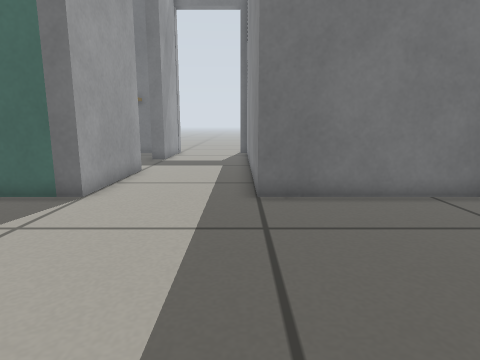
[1] (above)

16 first-person views from a walk through a world built for the Gazebo simulator. The camera is 0.41 m above the floor, tilts 10° down and sees 75° across. The floor is counted in squares, 0.2 m on a side. Each view is taken from the middle of a square. On the plan, view 1 faces up. The plan holds only what a view shows up to about 17 squares ahead; the rest is blank. Robots are left out. Simple patterns stand in for the simulator's built-in surfaces.

[2]
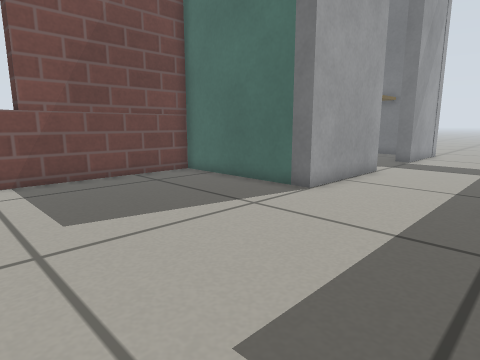

[3]
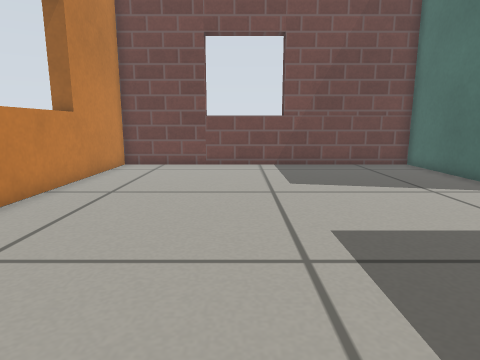

[4]
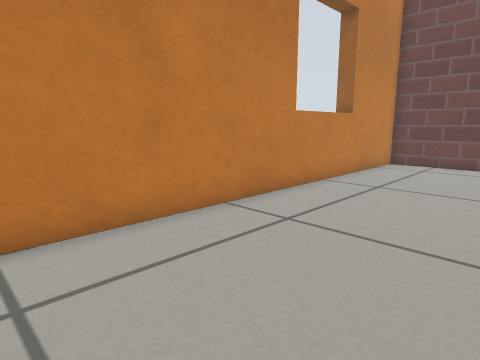

[5]
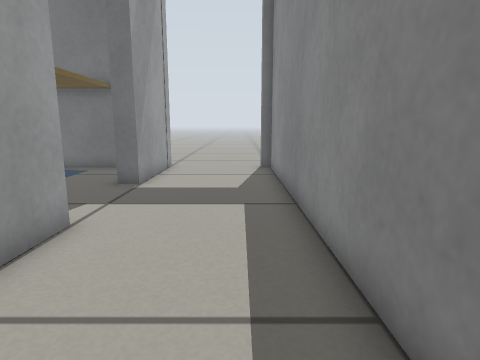

[6]
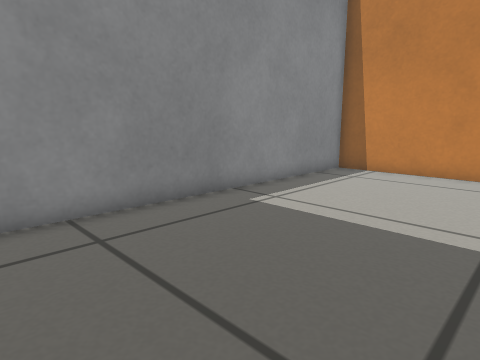

[7]
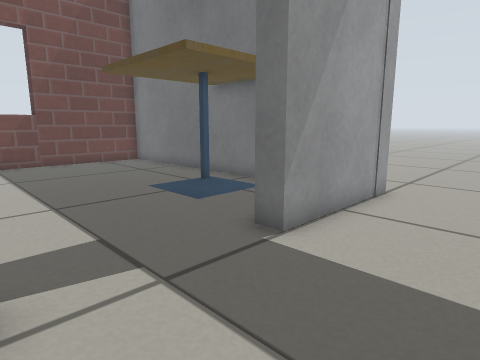

[8]
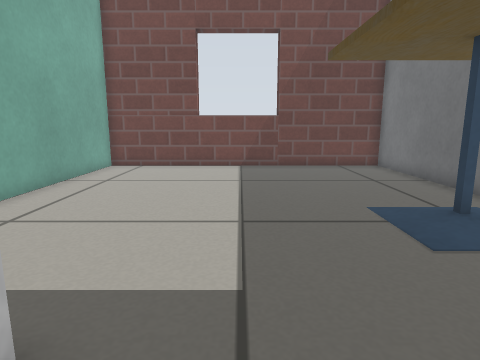

[9]
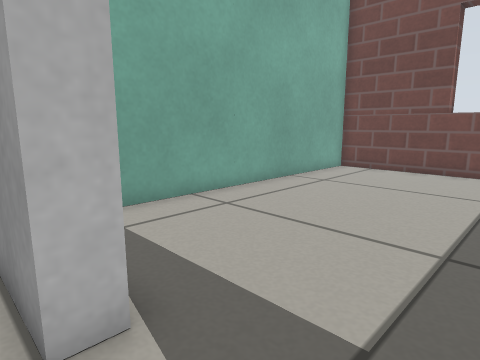

[10]
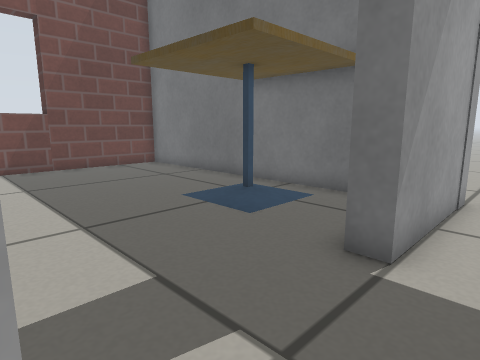

[11]
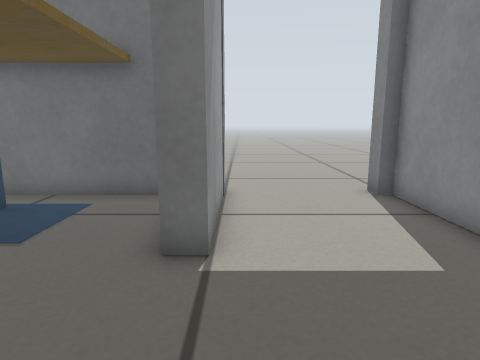

[12]
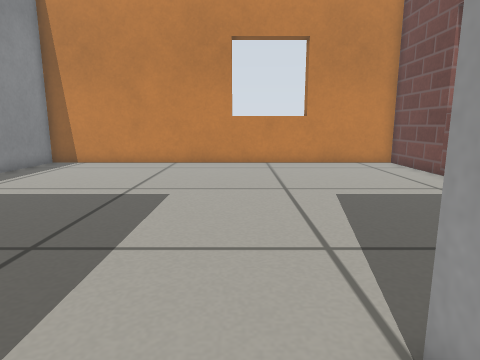

[13]
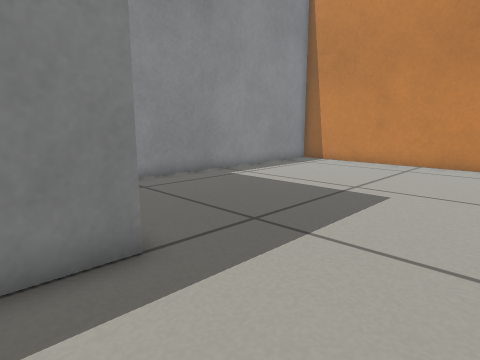

[14]
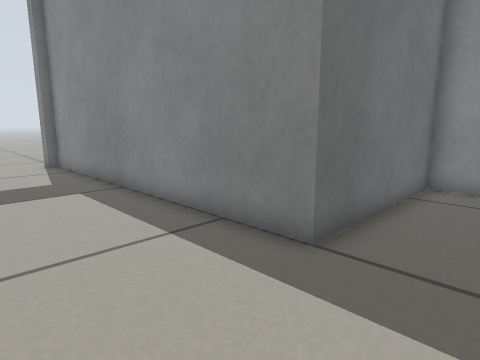

[15]
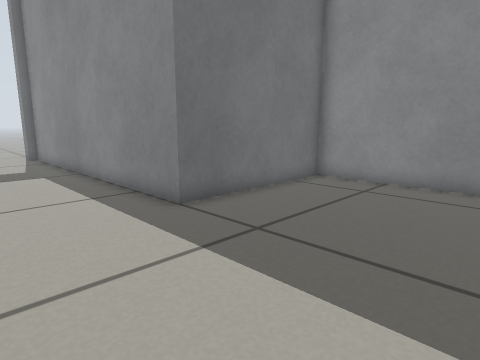

[16]
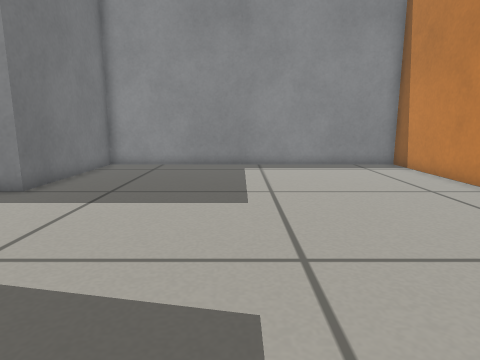

### Floor plan
Key: @ floor where view 1 was taken; # wall or solid block; . floor; D open door; = window, fence, low wall or low ledge; T cafe table.
Columns run from 19 left of view 1 to 7 right of it. Each row starts with its distance up from view 1.
 25               .......
 24               #DDDD##
 23 ###############DDDDD#
 22 #.......TTTTT.#.....#
 21 #.......TTTTT.#.....#
 20 #.......TTTTT.#.....#
 19 #.......TTTTT.#.....#
 18 #.......TTTTT.D.....#
 17 #.............D.....#
 16 #.............D.....#
 15 #.............D.....#
 14 #.............#.....#
 13 #.............#.....#
 12 #.............#.....#
 11 #............ #.....#
 10 #............ #.....#
  9 ###############.....#######
  8         #.................#
  7         #.................#
  6         #.................#
  5         #.................#
  4         #.................#
  3         #.................#
  2        ##.................#
  1         =.................#
  0         =..........@......#
 -1         =.................#
 -2        ##.................#
 -3         #.................#
 -4         #.................#
 -5         #.................#
 -6         #####====##########
 -7             #

Positions as (right, up) in squares from view 1, and headings:
1: (0, 0), facing up
2: (1, 0), facing up-left
3: (5, 0), facing left
4: (6, 0), facing down-left
5: (-1, 8), facing up
6: (0, 8), facing down-right
7: (-1, 14), facing up-left
8: (-3, 16), facing left
9: (-4, 17), facing down-left
10: (-3, 14), facing up-left
11: (-4, 14), facing up
12: (-3, 11), facing down
13: (-4, 11), facing down-right
14: (-4, 6), facing up-right
15: (-4, 2), facing up-right
16: (-9, 2), facing right
